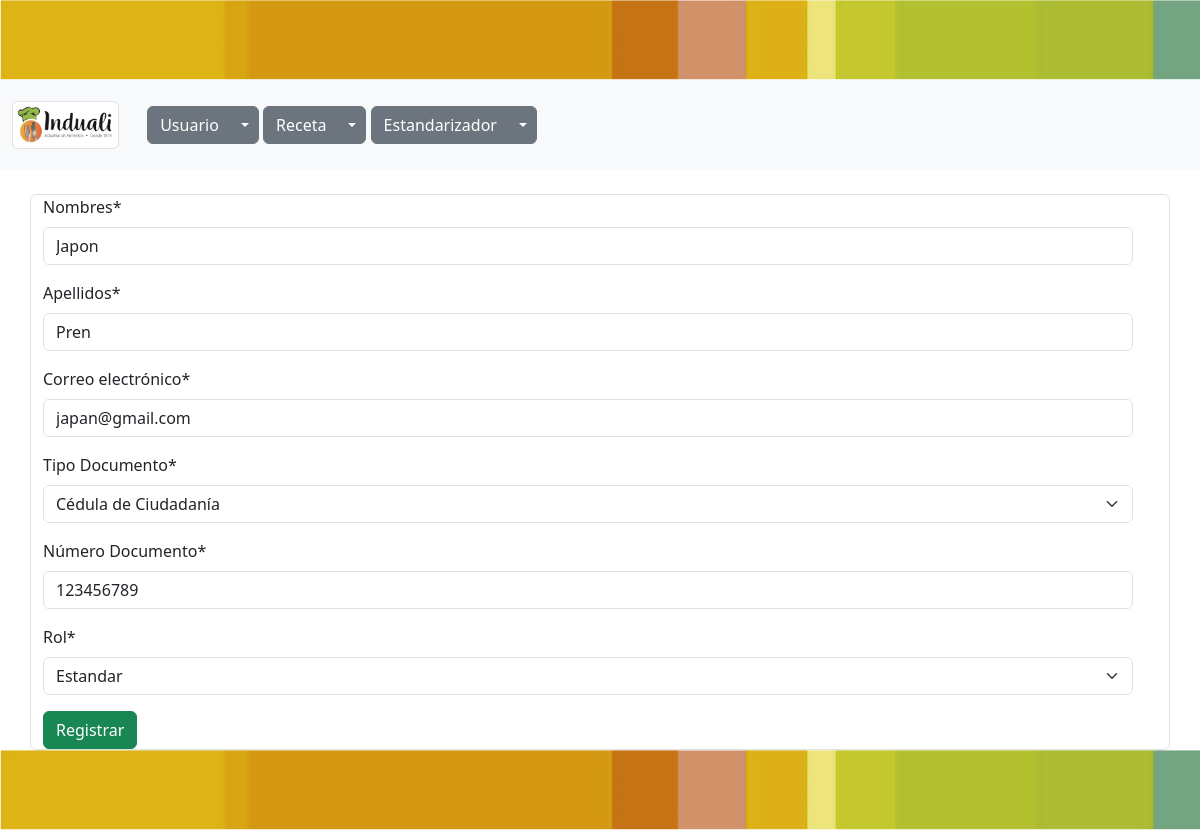
Page /usuarios/usuario-editar/5/ on the committed database.
### usuarios/models.py (models this page shows, shortened)
class Usuario (models.Model):
    nombres=models.CharField(max_length=50, verbose_name="Nombres")
    apellidos=models.CharField(max_length=50, verbose_name="Apellidos")
    email=models.CharField(max_length=50, verbose_name="Correo electrónico")
    class TipoDocumento(models.TextChoices):
        CC='C.C', _('Cédula de Ciudadanía')
        CE='C.E', _('Cédula de Extranjería')
        PA='P.A', _('Pasaporte')
    tipoDocumento=models.CharField(max_length=4,choices=TipoDocumento.choices, default=TipoDocumento.CC, verbose_name="Tipo Documento")
    documento=models.CharField(unique=True, max_length=50, verbose_name="Número Documento")
    class Rol(models.TextChoices):
        Administrador='Administrador', _('Administrador')
        Estandar='Estandar', _('Estandar')
        Invitado='Invitado', _('Invitado')
    rol=models.CharField(max_length=13,choices=Rol.choices, default=Rol.Invitado, verbose_name="Rol")
    class Estado(models.TextChoices):
          ACTIVO='1', _('Activo')
          INACTIVO='0', _('Inactivo')
    estado=models.CharField(max_length=1, choices=Estado.choices, default=Estado.ACTIVO, verbose_name="Estado")
    user=models.ForeignKey(User, on_delete= models.CASCADE)

### usuarios/views.py (the view)
# urls.py: path('usuario-editar/<int:pk>/',usuarios_editar,name="usuarios-editar"),
def usuarios_editar(request, pk):
    titulo="Usuarios - Editar"
    usuario= Usuario.objects.get(id=pk)
    if request.method == "POST":
        form= UsuarioForm(request.POST, instance=usuario)
        if form.is_valid():
            form.save()
            return redirect('usuarios')
        else:
            print("Error al guardar")
    else:
        form= UsuarioForm(instance=usuario)
    context={
        'titulo':titulo,
        'form':form
    }
    return render(request,'partials/crear.html',context)

### usuarios/forms.py
class UsuarioForm(ModelForm):
    class Meta:
        model= Usuario
        exclude=['estado','user']

### base/templates/partials/crear.html (shortened to what this page needs)
{% extends 'partials/body.html' %}
{% load crispy_forms_tags %}
{% block contenido %}
<br>
<div class="container-text-center bg-white text-dark row g-6 border rounded">
    <div class="row align-items-start">
      <div class="col-12 table-responsive">
<form action="" method="POST" enctype="multipart/form-data" >
    {{form|crispy}}
    <input class="btn btn-success" type="submit" value="Registrar">
</form></div>
</div>
</div>
{% endblock contenido %}

### static/css/estilos.css (style rules this page uses)
* { margin: 0px; padding: 0px; }
body { height: 400px; background-image: url("https://3.bp.blogspot.com/-jx4iOrTkN-o/XGCM5wiWqpI/AAAAAAAAEfQ/oenvBoXaPMsaI-XV9bFCwF-aWsKCs1f2QCLcBGAs/s1600/alimentos-ricos-en-minerales.jpg"); background-size: cover; background-repeat: no-repeat; background-attachment: fixed; display: grid; min-height: 100vh; grid-template-rows: 80px 90px auto 80px; position: relative; }

### rows in the picture
Usuario: nombres "Japon", apellidos "Pren", email "japan@gmail.com", tipoDocumento "Cédula de Ciudadanía", documento "123456789", rol "Estandar"
